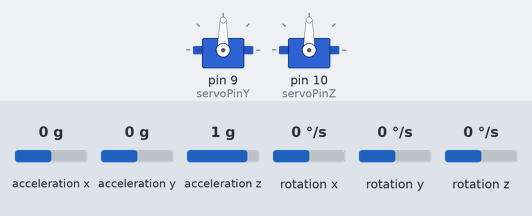
Bench run of a sketch on a simulated Arduino Uno, built with avr-gcc and run on an emulated ATmega328P. On the bench: 2 × servo. Inputs (shaded band) come from the test bench; at power-on: rotation y 0 °/s, rotation z 0 °/s, acceleration x 0 g, acceleration y 0 g, acceleration z 1 g, rotation x 0 °/s.

Above: at 1.2 s.
1.3 s: rotation y set to -192 °/s
At 2.2 s:
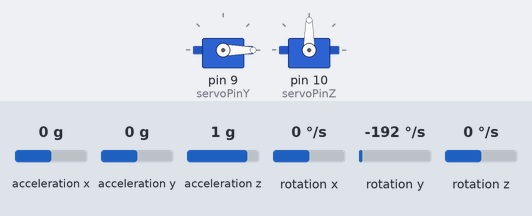
2.8 s: rotation z set to -192 °/s
At 3.3 s:
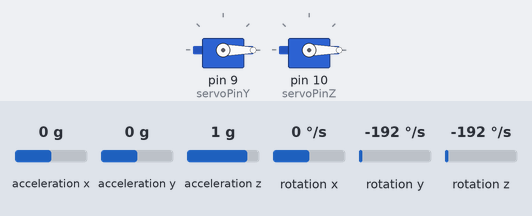
4.3 s: rotation y set to 100 °/s
At 5.5 s:
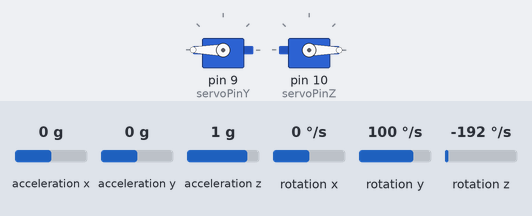
5.8 s: rotation z set to 100 °/s
At 6.6 s:
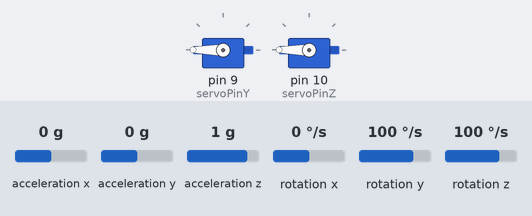
7.3 s: rotation y set to -100 °/s
At 7.7 s:
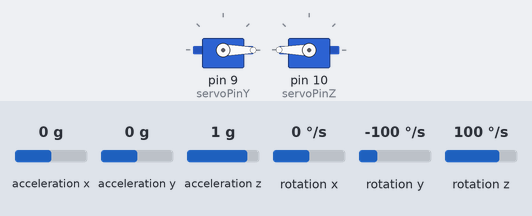
8.8 s: rotation y set to 192 °/s
At 10.1 s:
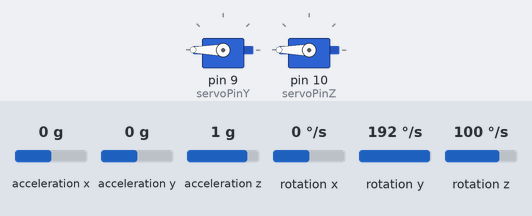
Timing chart, 0 to 11.3 s (numbered marks = the images above; inputs shaded):
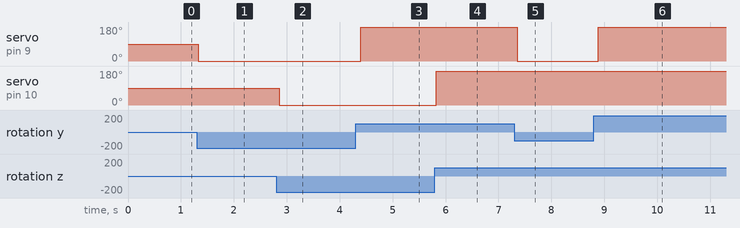

Measured:
- after the input at 1.3 s, servo on pin 9 (servoPinY): 90° → 0° at once
- after the input at 2.8 s, servo on pin 10 (servoPinZ): 90° → 0° after 0.06 s
- after the input at 4.3 s, servo on pin 9 (servoPinY): 0° → 180° after 0.09 s
- after the input at 5.8 s, servo on pin 10 (servoPinZ): 0° → 180° at once
- after the input at 7.3 s, servo on pin 9 (servoPinY): 180° → 0° after 0.06 s
- after the input at 8.8 s, servo on pin 9 (servoPinY): 0° → 180° after 0.09 s

The sketch:

Gyro_Sensor_Part.ino
```cpp
#include <Wire.h>
#include <MPU6050.h>
#include <Servo.h>

MPU6050 mpu;
Servo servoY;
Servo servoZ;

const int servoPinY = 9; // Servo pin for Y-axis control
const int servoPinZ = 10; // Servo pin for Z-axis control

int angleY = 90; // Initial Y-axis angle
int angleZ = 90; // Initial Z-axis angle

void setup() {
  Serial.begin(115200);
  // Initialize MPU6050
  Wire.begin();
  mpu.initialize();
  if (!mpu.testConnection()) {
    Serial.println("MPU6050 connection failed");
    while (1);
  }

  // Attach the servos
  servoY.attach(servoPinY);
  servoZ.attach(servoPinZ);

  // Set initial servo positions
  servoY.write(angleY);
  servoZ.write(angleZ);
}

void loop() {
  int16_t gyroX, gyroY, gyroZ;

  // Read the raw gyro values for all three axes
  mpu.getRotation(&gyroX, &gyroY, &gyroZ);

  // Proportional gain for controlling the servo based on gyro input
  float kp = 0.1;

  int deltaY = gyroY * kp;
  int deltaZ = gyroZ * kp;

  // Update the current angles based on the change
  angleY = constrain(angleY + deltaY, 0, 180);
  angleZ = constrain(angleZ + deltaZ, 0, 180);

  // Update servo positions
  servoY.write(angleY);
  servoZ.write(angleZ);

  delay(100); // Adjust the delay for more frequent updates
}
```
